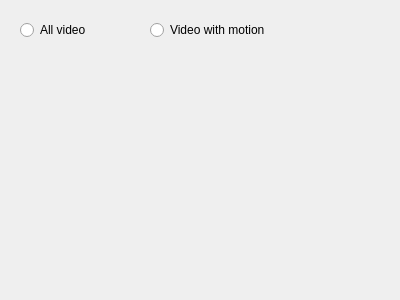
<?xml version="1.0" encoding="UTF-8"?>
<ui version="4.0">
 <class>ReviewPage</class>
 <widget class="QWidget" name="ReviewPage">
  <property name="geometry">
   <rect>
    <x>0</x>
    <y>0</y>
    <width>400</width>
    <height>300</height>
   </rect>
  </property>
  <property name="windowTitle">
   <string>Form</string>
  </property>
  <widget class="QRadioButton" name="radioAll">
   <property name="geometry">
    <rect>
     <x>20</x>
     <y>20</y>
     <width>95</width>
     <height>20</height>
    </rect>
   </property>
   <property name="text">
    <string>All video</string>
   </property>
  </widget>
  <widget class="QRadioButton" name="radioMotion">
   <property name="geometry">
    <rect>
     <x>150</x>
     <y>20</y>
     <width>131</width>
     <height>20</height>
    </rect>
   </property>
   <property name="text">
    <string>Video with motion</string>
   </property>
  </widget>
 </widget>
 <resources/>
 <connections/>
</ui>
